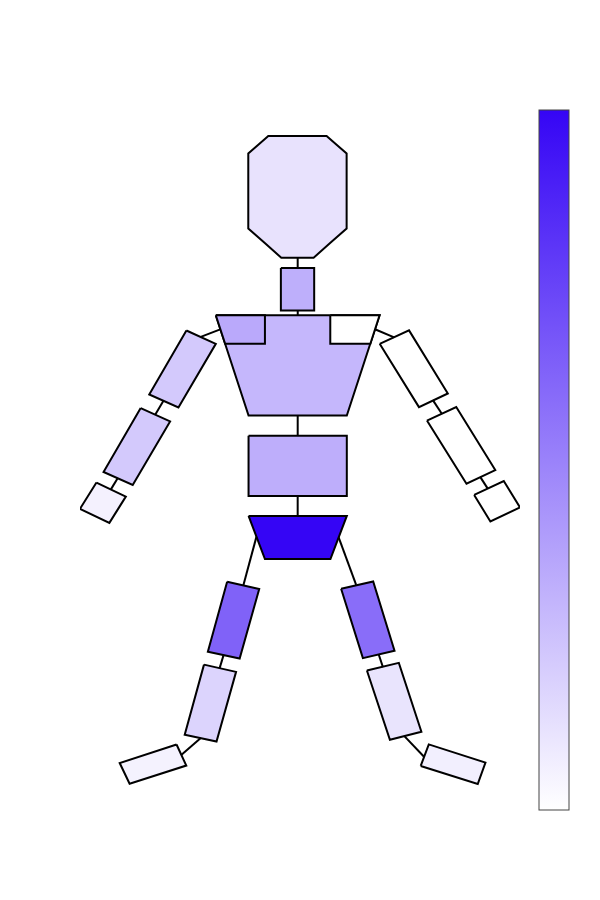
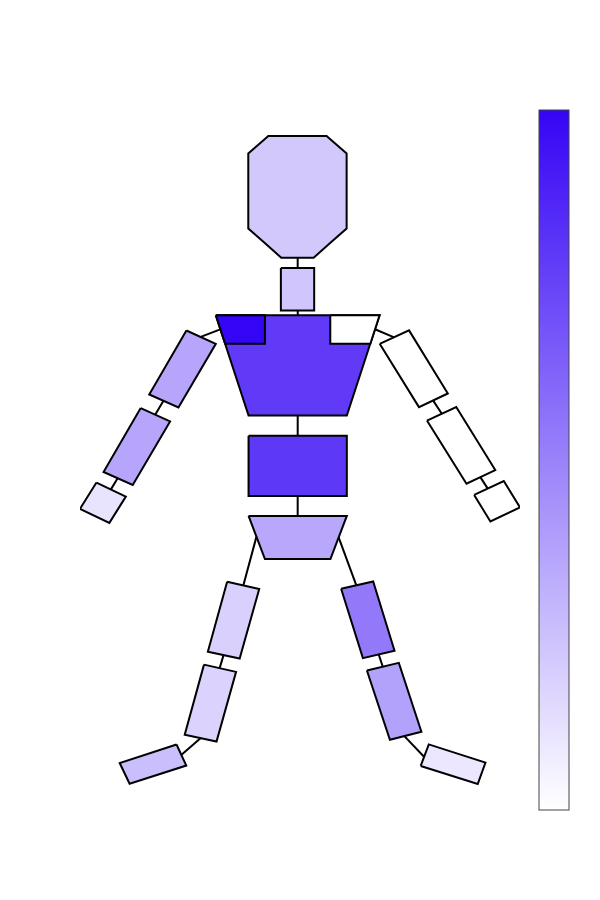

Source (notebook cell) for these figures, in order:
### Code cell
# Color code Plot for Decoder B
print("Body Heatmap for decoder B x-axis")
# Retrieve and reshape data 
coefficientsModel_x = modelB_dict['Coeff'][0]
coefficientsModel_x_reshaped = coefficientsModel_x.reshape(15,6)

# Sum all coefficients across all rotations and positions for each rigid body and normalise
coefficientsModelSumDOF = np.sum(np.abs(coefficientsModel_x_reshaped),1)
coefficientsModelSumDOF = coefficientsModelSumDOF / sum(coefficientsModelSumDOF)

# Create a list with all rigid bodies in skeleton and set rigid bodies that don't have components to 0
coefficients_X = np.zeros((19))
coefficients_X[0:9] = coefficientsModelSumDOF[0:9]
coefficients_X[13:19] = coefficientsModelSumDOF[9:15]

# Normalise so the max value is 1
coefficients_X = coefficients_X/ max(coefficients_X)




# Set location and import body parts ( list of names of bodies that coefficients correspond to)


# Extract shape data from the svg file
elements,points,pathElements,bodyPartMapping = extractShapesFromSVG(location=location,parts=bodyParts)

# Set colours for each coefficient
colours = [get_color_hex(i,white,decoderBColor) for i in coefficients_X]


# Draw the object 
drawObject(points,elements,colours,bodyPartMapping,saveGameLocation+"_bodySchematic_decoderB_xAxis.svg",
           lightColor=whiteColorBar,darkColor=decoderBColorbar)
#print(coefficients_A_X)


# For y axis
print("Body Heatmap for decoder B y-axis")
# Retrieve and reshape data 
coefficientsModel_y = modelB_dict['Coeff'][1]
coefficientsModel_y_reshaped = coefficientsModel_y.reshape(15,6)

# Sum all coefficients across all rotations and positions for each rigid body and normalise
coefficientsModelSumDOF = np.sum(np.abs(coefficientsModel_y_reshaped),1)
coefficientsModelSumDOF = coefficientsModelSumDOF / sum(coefficientsModelSumDOF)

# Create a list with all rigid bodies in skeleton and set rigid bodies that don't have components to 0
coefficients_Y = np.zeros((19))
coefficients_Y[0:9] = coefficientsModelSumDOF[0:9]
coefficients_Y[13:19] = coefficientsModelSumDOF[9:15]

# Normalise so the max value is 1
coefficients_Y = coefficients_Y/ max(coefficients_Y)


# Set location and import body parts ( list of names of bodies that coefficients correspond to)


# Extract shape data from the svg file
elements,points,pathElements,bodyPartMapping = extractShapesFromSVG(location=location,parts=bodyParts)

# Set colours for each coefficient
colours = [get_color_hex(i,white,decoderBColor) for i in coefficients_Y]


# Draw the object 
drawObject(points,elements,colours,bodyPartMapping,saveGameLocation+"_bodySchematic_decoderB_yAxis.svg",
lightColor=whiteColorBar,darkColor=decoderBColorbar)
#print(coefficients_A_X)

### Figure 1 — Plotly figure (JSON) as saved in the notebook; plotly's stock layout.template omitted (floating-point values rounded to 4 significant figures)
{"data": [{"hoverinfo": "none", "marker": {"cmax": 1, "cmin": 0, "colorbar": {"tickvals": [], "title": {"text": ""}}, "colorscale": [[0, "rgb(255, 255, 255)"], [1, "rgb(53,5,245)"]]}, "mode": "markers", "type": "scatter", "x": [null], "y": [null]}, {"fill": "toself", "fillcolor": "#000000", "line": {"color": "#000000", "width": 2}, "mode": "lines", "type": "scatter", "x": [107.5, 110.5, 112.8], "y": [-167.4, -176.5, -184.0]}, {"fill": "toself", "fillcolor": "#beaffb", "line": {"color": "#000000", "width": 2}, "mode": "lines", "type": "scatter", "x": [89.87, 100.0, 100.0, 89.87, 89.87], "y": [-73.58, -73.58, -88.36, -88.36, -73.58]}, {"fill": "toself", "fillcolor": "#d3c9fc", "line": {"color": "#000000", "width": 2}, "mode": "lines", "type": "scatter", "x": [61.03, 70, 58.59, 49.68, 61.03], "y": [-95.35, -100, -122.2, -117.6, -95.35]}, {"fill": "toself", "fillcolor": "#ffffff", "line": {"color": "#000000", "width": 2}, "mode": "lines", "type": "scatter", "x": [120.0, 129.0, 140.8, 132.0, 120.0], "y": [-99.98, -95.29, -117.3, -122.0, -99.98]}, {"fill": "toself", "fillcolor": "#d3c9fc", "line": {"color": "#000000", "width": 2}, "mode": "lines", "type": "scatter", "x": [47.07, 56.05, 44.64, 35.73, 47.07], "y": [-122.4, -127.0, -149.2, -144.7, -122.4]}, {"fill": "toself", "fillcolor": "#ffffff", "line": {"color": "#000000", "width": 2}, "mode": "lines", "type": "scatter", "x": [134.5, 143.4, 155.3, 146.5, 134.5], "y": [-126.7, -122.0, -144.0, -148.8, -126.7]}, {"fill": "toself", "fillcolor": "#beaefb", "line": {"color": "#000000", "width": 2}, "mode": "lines", "type": "scatter", "x": [80, 110, 110, 80, 80], "y": [-132, -132, -153, -153, -132]}, {"fill": "toself", "fillcolor": "#000000", "line": {"color": "#000000", "width": 2}, "mode": "lines", "type": "scatter", "x": [65.41, 71.35, 71.35], "y": [-97.57, -94.95, -94.95]}, {"fill": "toself", "fillcolor": "#000000", "line": {"color": "#000000", "width": 2}, "mode": "lines", "type": "scatter", "x": [124.4, 118.6, 118.6], "y": [-97.73, -94.9, -94.9]}, {"fill": "toself", "fillcolor": "#3505f5", "line": {"color": "#000000", "width": 2}, "mode": "lines", "type": "scatter", "x": [80, 85, 105, 110, 80], "y": [-160, -175, -175, -160, -160]}, {"fill": "toself", "fillcolor": "#000000", "line": {"color": "#000000", "width": 2}, "mode": "lines", "type": "scatter", "x": [40.08, 38.92, 37.97], "y": [-146.8, -149.0, -150.7]}, {"fill": "toself", "fillcolor": "#000000", "line": {"color": "#000000", "width": 2}, "mode": "lines", "type": "scatter", "x": [150.7, 152.0, 153.0], "y": [-146.4, -148.6, -150.4]}, {"fill": "toself", "fillcolor": "#000000", "line": {"color": "#000000", "width": 2}, "mode": "lines", "type": "scatter", "x": [95.0, 95.0], "y": [-69.88, -73.68]}, {"fill": "toself", "fillcolor": "#000000", "line": {"color": "#000000", "width": 2}, "mode": "lines", "type": "scatter", "x": [95.01, 95.01], "y": [-88.37, -90.09]}, {"fill": "toself", "fillcolor": "#000000", "line": {"color": "#000000", "width": 2}, "mode": "lines", "type": "scatter", "x": [95.0, 95.0], "y": [-124.7, -132.1]}, {"fill": "toself", "fillcolor": "#000000", "line": {"color": "#000000", "width": 2}, "mode": "lines", "type": "scatter", "x": [136.3, 137.8, 139.0], "y": [-119.6, -122.2, -124.3]}, {"fill": "toself", "fillcolor": "#000000", "line": {"color": "#000000", "width": 2}, "mode": "lines", "type": "scatter", "x": [95.0, 95.0], "y": [-153.0, -160.0]}, {"fill": "toself", "fillcolor": "#000000", "line": {"color": "#000000", "width": 2}, "mode": "lines", "type": "scatter", "x": [54.07, 52.68, 51.54], "y": [-119.8, -122.4, -124.6]}, {"fill": "toself", "fillcolor": "#896df9", "line": {"color": "#000000", "width": 2}, "mode": "lines", "type": "scatter", "x": [108.3, 118.0, 124.6, 114.9, 108.3], "y": [-185.4, -182.8, -207.0, -209.6, -185.4]}, {"fill": "toself", "fillcolor": "#e9e4fd", "line": {"color": "#000000", "width": 2}, "mode": "lines", "type": "scatter", "x": [116.1, 125.9, 132.8, 123.2, 116.1], "y": [-213.9, -211.2, -235.3, -238.0, -213.9]}, {"fill": "toself", "fillcolor": "#000000", "line": {"color": "#000000", "width": 2}, "mode": "lines", "type": "scatter", "x": [82.42, 80.22, 78.4], "y": [-167.2, -176.6, -184.2]}, {"fill": "toself", "fillcolor": "#8062f8", "line": {"color": "#000000", "width": 2}, "mode": "lines", "type": "scatter", "x": [73.46, 83.25, 77.29, 67.58, 73.46], "y": [-182.9, -185.4, -209.7, -207.3, -182.9]}, {"fill": "toself", "fillcolor": "#dcd4fd", "line": {"color": "#000000", "width": 2}, "mode": "lines", "type": "scatter", "x": [66.4, 76.19, 70.22, 60.51, 66.4], "y": [-211.8, -214.4, -238.6, -236.2, -211.8]}, {"fill": "toself", "fillcolor": "#000000", "line": {"color": "#000000", "width": 2}, "mode": "lines", "type": "scatter", "x": [72.41, 71.71, 71.13], "y": [-208.3, -211.0, -213.2]}, {"fill": "toself", "fillcolor": "#000000", "line": {"color": "#000000", "width": 2}, "mode": "lines", "type": "scatter", "x": [119.7, 120.4, 121.0], "y": [-208.1, -210.7, -212.7]}, {"fill": "toself", "fillcolor": "#f2effe", "line": {"color": "#000000", "width": 2}, "mode": "lines", "type": "scatter", "x": [132.6, 135.0, 152.3, 150.0, 132.6], "y": [-247.1, -239.6, -246.0, -253.4, -247.1]}, {"fill": "toself", "fillcolor": "#000000", "line": {"color": "#000000", "width": 2}, "mode": "lines", "type": "scatter", "x": [127.6, 130.9, 133.6], "y": [-236.8, -240.7, -244.0]}, {"fill": "toself", "fillcolor": "#f4f2fe", "line": {"color": "#000000", "width": 2}, "mode": "lines", "type": "scatter", "x": [58.02, 60.99, 43.68, 40.66, 58.02], "y": [-239.7, -247.0, -253.3, -246.1, -239.7]}, {"fill": "toself", "fillcolor": "#000000", "line": {"color": "#000000", "width": 2}, "mode": "lines", "type": "scatter", "x": [65.41, 62.13, 59.44], "y": [-237.4, -240.7, -243.3]}, {"fill": "toself", "fillcolor": "#e8e2fd", "line": {"color": "#000000", "width": 2}, "mode": "lines", "type": "scatter", "x": [84.96, 79.92, 79.92, 79.92, 82.98, 86.03, 94.93, 103.8, 106.9, 109.9, 109.9, 109.9, 104.9, 99.87, 94.93, 90.0, 84.96], "y": [-64.86, -59.76, -46.7, -33.64, -30.59, -27.53, -27.53, -27.53, -30.59, -33.64, -46.7, -59.76, -64.86, -69.95, -69.95, -69.95, -64.86]}, {"fill": "toself", "fillcolor": "#f4f1fe", "line": {"color": "#000000", "width": 2}, "mode": "lines", "type": "scatter", "x": [33.56, 42.53, 37.51, 28.54, 33.56], "y": [-148.3, -153.3, -162.4, -157.5, -148.3]}, {"fill": "toself", "fillcolor": "#c5b7fc", "line": {"color": "#000000", "width": 2}, "mode": "lines", "type": "scatter", "x": [70, 120, 110, 80, 70], "y": [-90, -90, -125, -125, -90]}, {"fill": "toself", "fillcolor": "#baa9fb", "line": {"color": "#000000", "width": 2}, "mode": "lines", "type": "scatter", "x": [70, 85, 85, 72.85, 70], "y": [-90, -90, -100, -100, -90]}, {"fill": "toself", "fillcolor": "#ffffff", "line": {"color": "#000000", "width": 2}, "mode": "lines", "type": "scatter", "x": [105.0, 120, 117.2, 105.0, 105.0], "y": [-90, -90, -100, -100, -90]}, {"fill": "toself", "fillcolor": "#ffffff", "line": {"color": "#000000", "width": 2}, "mode": "lines", "type": "scatter", "x": [148.9, 157.9, 162.9, 153.8, 148.9], "y": [-152.7, -147.8, -157.0, -161.9, -152.7]}], "layout": {"height": 900, "showlegend": false, "width": 600, "xaxis": {"showgrid": false, "showline": false, "showticklabels": false, "ticks": "", "zeroline": false}, "yaxis": {"showgrid": false, "showline": false, "showticklabels": false, "ticks": "", "zeroline": false}}}

### Figure 2 — Plotly figure (JSON) as saved in the notebook; plotly's stock layout.template omitted (floating-point values rounded to 4 significant figures)
{"data": [{"hoverinfo": "none", "marker": {"cmax": 1, "cmin": 0, "colorbar": {"tickvals": [], "title": {"text": ""}}, "colorscale": [[0, "rgb(255, 255, 255)"], [1, "rgb(53,5,245)"]]}, "mode": "markers", "type": "scatter", "x": [null], "y": [null]}, {"fill": "toself", "fillcolor": "#000000", "line": {"color": "#000000", "width": 2}, "mode": "lines", "type": "scatter", "x": [107.5, 110.5, 112.8], "y": [-167.4, -176.5, -184.0]}, {"fill": "toself", "fillcolor": "#d0c5fc", "line": {"color": "#000000", "width": 2}, "mode": "lines", "type": "scatter", "x": [89.87, 100.0, 100.0, 89.87, 89.87], "y": [-73.58, -73.58, -88.36, -88.36, -73.58]}, {"fill": "toself", "fillcolor": "#b6a5fb", "line": {"color": "#000000", "width": 2}, "mode": "lines", "type": "scatter", "x": [61.03, 70, 58.59, 49.68, 61.03], "y": [-95.35, -100, -122.2, -117.6, -95.35]}, {"fill": "toself", "fillcolor": "#ffffff", "line": {"color": "#000000", "width": 2}, "mode": "lines", "type": "scatter", "x": [120.0, 129.0, 140.8, 132.0, 120.0], "y": [-99.98, -95.29, -117.3, -122.0, -99.98]}, {"fill": "toself", "fillcolor": "#b6a5fb", "line": {"color": "#000000", "width": 2}, "mode": "lines", "type": "scatter", "x": [47.07, 56.05, 44.64, 35.73, 47.07], "y": [-122.4, -127.0, -149.2, -144.7, -122.4]}, {"fill": "toself", "fillcolor": "#ffffff", "line": {"color": "#000000", "width": 2}, "mode": "lines", "type": "scatter", "x": [134.5, 143.4, 155.3, 146.5, 134.5], "y": [-126.7, -122.0, -144.0, -148.8, -126.7]}, {"fill": "toself", "fillcolor": "#5e38f7", "line": {"color": "#000000", "width": 2}, "mode": "lines", "type": "scatter", "x": [80, 110, 110, 80, 80], "y": [-132, -132, -153, -153, -132]}, {"fill": "toself", "fillcolor": "#000000", "line": {"color": "#000000", "width": 2}, "mode": "lines", "type": "scatter", "x": [65.41, 71.35, 71.35], "y": [-97.57, -94.95, -94.95]}, {"fill": "toself", "fillcolor": "#000000", "line": {"color": "#000000", "width": 2}, "mode": "lines", "type": "scatter", "x": [124.4, 118.6, 118.6], "y": [-97.73, -94.9, -94.9]}, {"fill": "toself", "fillcolor": "#b8a7fb", "line": {"color": "#000000", "width": 2}, "mode": "lines", "type": "scatter", "x": [80, 85, 105, 110, 80], "y": [-160, -175, -175, -160, -160]}, {"fill": "toself", "fillcolor": "#000000", "line": {"color": "#000000", "width": 2}, "mode": "lines", "type": "scatter", "x": [40.08, 38.92, 37.97], "y": [-146.8, -149.0, -150.7]}, {"fill": "toself", "fillcolor": "#000000", "line": {"color": "#000000", "width": 2}, "mode": "lines", "type": "scatter", "x": [150.7, 152.0, 153.0], "y": [-146.4, -148.6, -150.4]}, {"fill": "toself", "fillcolor": "#000000", "line": {"color": "#000000", "width": 2}, "mode": "lines", "type": "scatter", "x": [95.0, 95.0], "y": [-69.88, -73.68]}, {"fill": "toself", "fillcolor": "#000000", "line": {"color": "#000000", "width": 2}, "mode": "lines", "type": "scatter", "x": [95.01, 95.01], "y": [-88.37, -90.09]}, {"fill": "toself", "fillcolor": "#000000", "line": {"color": "#000000", "width": 2}, "mode": "lines", "type": "scatter", "x": [95.0, 95.0], "y": [-124.7, -132.1]}, {"fill": "toself", "fillcolor": "#000000", "line": {"color": "#000000", "width": 2}, "mode": "lines", "type": "scatter", "x": [136.3, 137.8, 139.0], "y": [-119.6, -122.2, -124.3]}, {"fill": "toself", "fillcolor": "#000000", "line": {"color": "#000000", "width": 2}, "mode": "lines", "type": "scatter", "x": [95.0, 95.0], "y": [-153.0, -160.0]}, {"fill": "toself", "fillcolor": "#000000", "line": {"color": "#000000", "width": 2}, "mode": "lines", "type": "scatter", "x": [54.07, 52.68, 51.54], "y": [-119.8, -122.4, -124.6]}, {"fill": "toself", "fillcolor": "#9379f9", "line": {"color": "#000000", "width": 2}, "mode": "lines", "type": "scatter", "x": [108.3, 118.0, 124.6, 114.9, 108.3], "y": [-185.4, -182.8, -207.0, -209.6, -185.4]}, {"fill": "toself", "fillcolor": "#b3a2fb", "line": {"color": "#000000", "width": 2}, "mode": "lines", "type": "scatter", "x": [116.1, 125.9, 132.8, 123.2, 116.1], "y": [-213.9, -211.2, -235.3, -238.0, -213.9]}, {"fill": "toself", "fillcolor": "#000000", "line": {"color": "#000000", "width": 2}, "mode": "lines", "type": "scatter", "x": [82.42, 80.22, 78.4], "y": [-167.2, -176.6, -184.2]}, {"fill": "toself", "fillcolor": "#d9d0fd", "line": {"color": "#000000", "width": 2}, "mode": "lines", "type": "scatter", "x": [73.46, 83.25, 77.29, 67.58, 73.46], "y": [-182.9, -185.4, -209.7, -207.3, -182.9]}, {"fill": "toself", "fillcolor": "#dbd3fd", "line": {"color": "#000000", "width": 2}, "mode": "lines", "type": "scatter", "x": [66.4, 76.19, 70.22, 60.51, 66.4], "y": [-211.8, -214.4, -238.6, -236.2, -211.8]}, {"fill": "toself", "fillcolor": "#000000", "line": {"color": "#000000", "width": 2}, "mode": "lines", "type": "scatter", "x": [72.41, 71.71, 71.13], "y": [-208.3, -211.0, -213.2]}, {"fill": "toself", "fillcolor": "#000000", "line": {"color": "#000000", "width": 2}, "mode": "lines", "type": "scatter", "x": [119.7, 120.4, 121.0], "y": [-208.1, -210.7, -212.7]}, {"fill": "toself", "fillcolor": "#ece7fe", "line": {"color": "#000000", "width": 2}, "mode": "lines", "type": "scatter", "x": [132.6, 135.0, 152.3, 150.0, 132.6], "y": [-247.1, -239.6, -246.0, -253.4, -247.1]}, {"fill": "toself", "fillcolor": "#000000", "line": {"color": "#000000", "width": 2}, "mode": "lines", "type": "scatter", "x": [127.6, 130.9, 133.6], "y": [-236.8, -240.7, -244.0]}, {"fill": "toself", "fillcolor": "#cbbefc", "line": {"color": "#000000", "width": 2}, "mode": "lines", "type": "scatter", "x": [58.02, 60.99, 43.68, 40.66, 58.02], "y": [-239.7, -247.0, -253.3, -246.1, -239.7]}, {"fill": "toself", "fillcolor": "#000000", "line": {"color": "#000000", "width": 2}, "mode": "lines", "type": "scatter", "x": [65.41, 62.13, 59.44], "y": [-237.4, -240.7, -243.3]}, {"fill": "toself", "fillcolor": "#d3c8fc", "line": {"color": "#000000", "width": 2}, "mode": "lines", "type": "scatter", "x": [84.96, 79.92, 79.92, 79.92, 82.98, 86.03, 94.93, 103.8, 106.9, 109.9, 109.9, 109.9, 104.9, 99.87, 94.93, 90.0, 84.96], "y": [-64.86, -59.76, -46.7, -33.64, -30.59, -27.53, -27.53, -27.53, -30.59, -33.64, -46.7, -59.76, -64.86, -69.95, -69.95, -69.95, -64.86]}, {"fill": "toself", "fillcolor": "#e9e4fd", "line": {"color": "#000000", "width": 2}, "mode": "lines", "type": "scatter", "x": [33.56, 42.53, 37.51, 28.54, 33.56], "y": [-148.3, -153.3, -162.4, -157.5, -148.3]}, {"fill": "toself", "fillcolor": "#603af7", "line": {"color": "#000000", "width": 2}, "mode": "lines", "type": "scatter", "x": [70, 120, 110, 80, 70], "y": [-90, -90, -125, -125, -90]}, {"fill": "toself", "fillcolor": "#3505f5", "line": {"color": "#000000", "width": 2}, "mode": "lines", "type": "scatter", "x": [70, 85, 85, 72.85, 70], "y": [-90, -90, -100, -100, -90]}, {"fill": "toself", "fillcolor": "#ffffff", "line": {"color": "#000000", "width": 2}, "mode": "lines", "type": "scatter", "x": [105.0, 120, 117.2, 105.0, 105.0], "y": [-90, -90, -100, -100, -90]}, {"fill": "toself", "fillcolor": "#ffffff", "line": {"color": "#000000", "width": 2}, "mode": "lines", "type": "scatter", "x": [148.9, 157.9, 162.9, 153.8, 148.9], "y": [-152.7, -147.8, -157.0, -161.9, -152.7]}], "layout": {"height": 900, "showlegend": false, "width": 600, "xaxis": {"showgrid": false, "showline": false, "showticklabels": false, "ticks": "", "zeroline": false}, "yaxis": {"showgrid": false, "showline": false, "showticklabels": false, "ticks": "", "zeroline": false}}}
